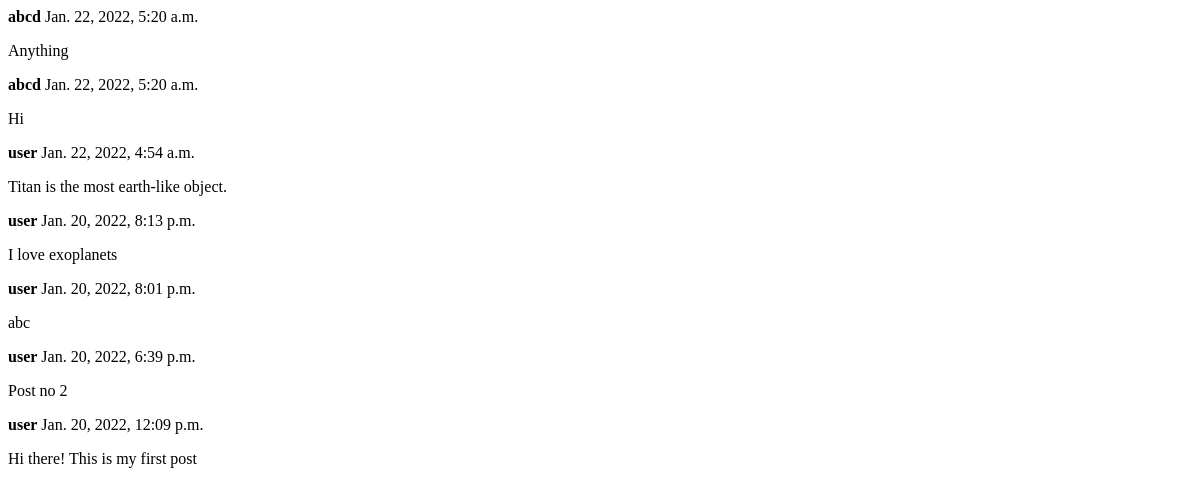
Page /social/ on the earlier database version.
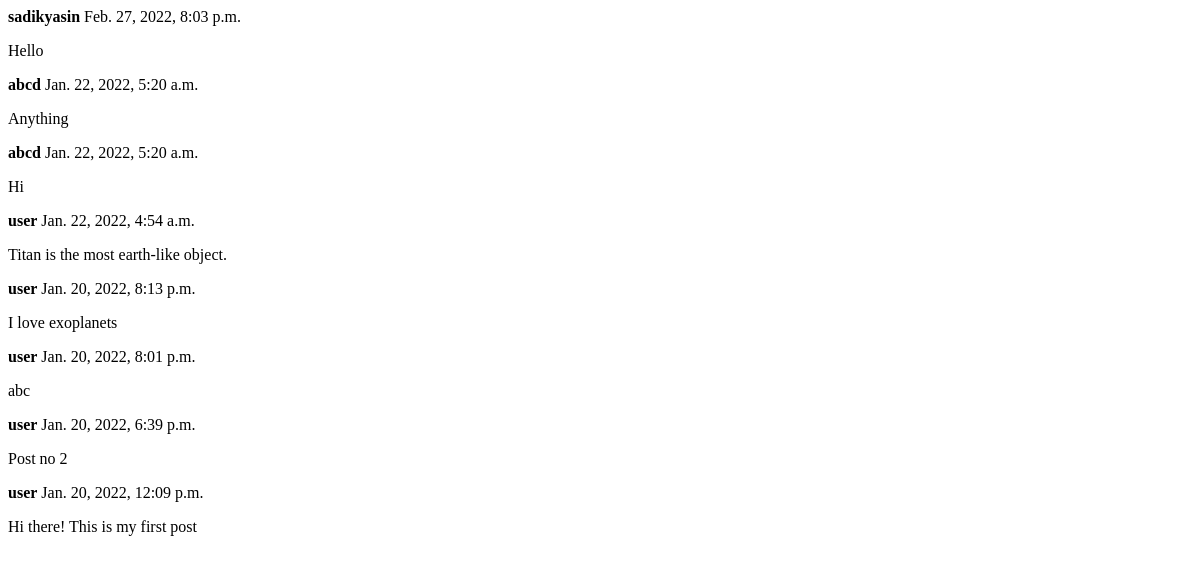
Same page on the later database version.
### Media_Functionalities/models.py (models this page shows)
class Post(models.Model):
    body = models.TextField()
    created_on = models.DateTimeField(default=timezone.now)
    author = models.ForeignKey(User, on_delete=models.CASCADE)

### Media_Functionalities/views.py (the view, shortened to what this page needs)
# urls.py: path('', PostListView.as_view(), name='post-list'),
class PostListView(View):
    def get(self, request, *args, **kwargs):
        posts = Post.objects.all().order_by('-created_on')
        form = PostForm()
        context = {
            'post_list': posts,
            'form': form,
        }
        return render(request, 'social/post_list.html', context)

### Template/social/post_list.html (shortened to what this page needs)
{% load crispy_forms_tags %}
{% block content %}
    {% if user.is_authenticated %}
    <div class="container">
        <div class="row justify-content-center mt-3">
            <div class="col-md-5 col-sm-12">
                <h5>Add a Post!</h5>
            </div>
        </div>
        <div class="row justify-content-center mt-3 mb-5">
            <div class="col-md-5 col-sm-12">
                <form method="POST">
                    {% csrf_token %}
                    {{ form | crispy }}
                    <div class="d-grid gap-2">
                        <button class="btn btn-success mt-3">Submit!</button>
                    </div>
                </form>
            </div>
        </div>
        {% for post in post_list %}
        <div class="row justify-content-center mt-3">
            <div class="col-md-5 col-sm-12 border-bottom position-relative">
                <p><strong>{{ post.author }}</strong> {{ post.created_on }}</p>
                <p>{{ post.body }}</p>
            </div>
        </div>
        {% endfor %}
        {%else%}
            {% for post in post_list %}
        <div class="row justify-content-center mt-3">
            <div class="col-md-5 col-sm-12 border-bottom position-relative">
                <p><strong>{{ post.author }}</strong> {{ post.created_on }}</p>
                <p>{{ post.body }}</p>
            </div>
        </div>
        {% endfor %}
        {% endif %}
{% endblock content %}{% load crispy_forms_tags %}

Differences in the rows shown:
added Post: author "sadikyasin", created_on "Feb. 27, 2022, 8:03 p.m.", body "Hello"
